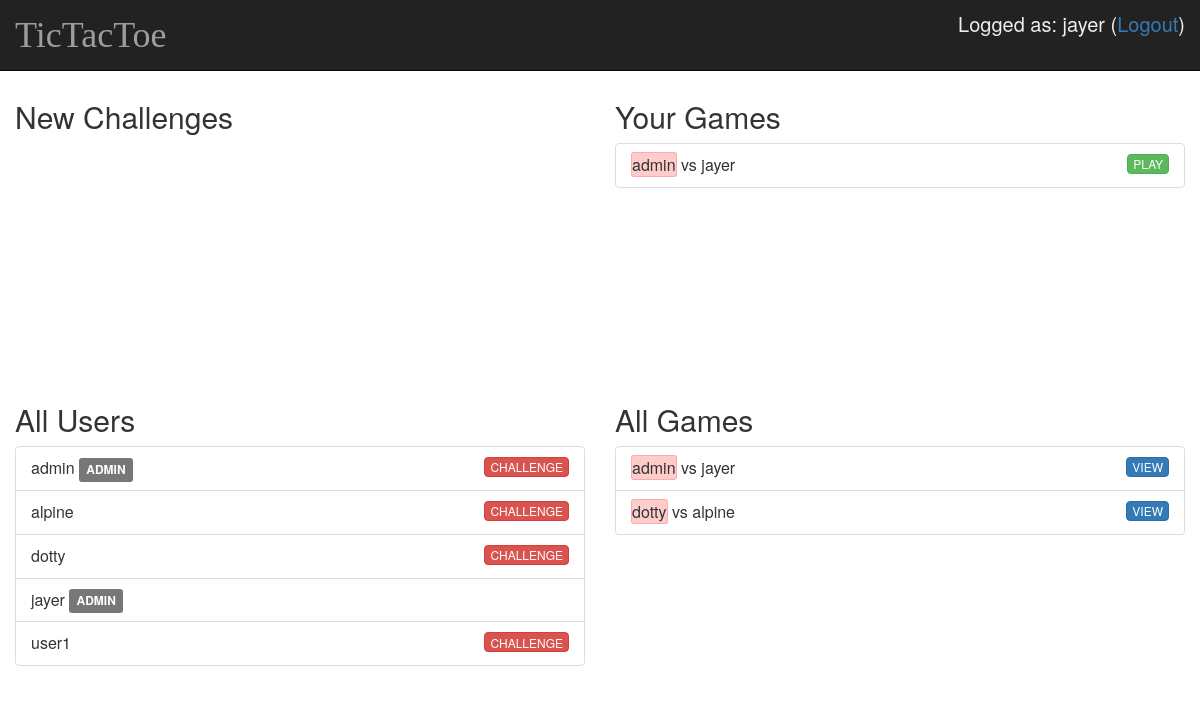
The page / (signed in) on the database as committed earlier.
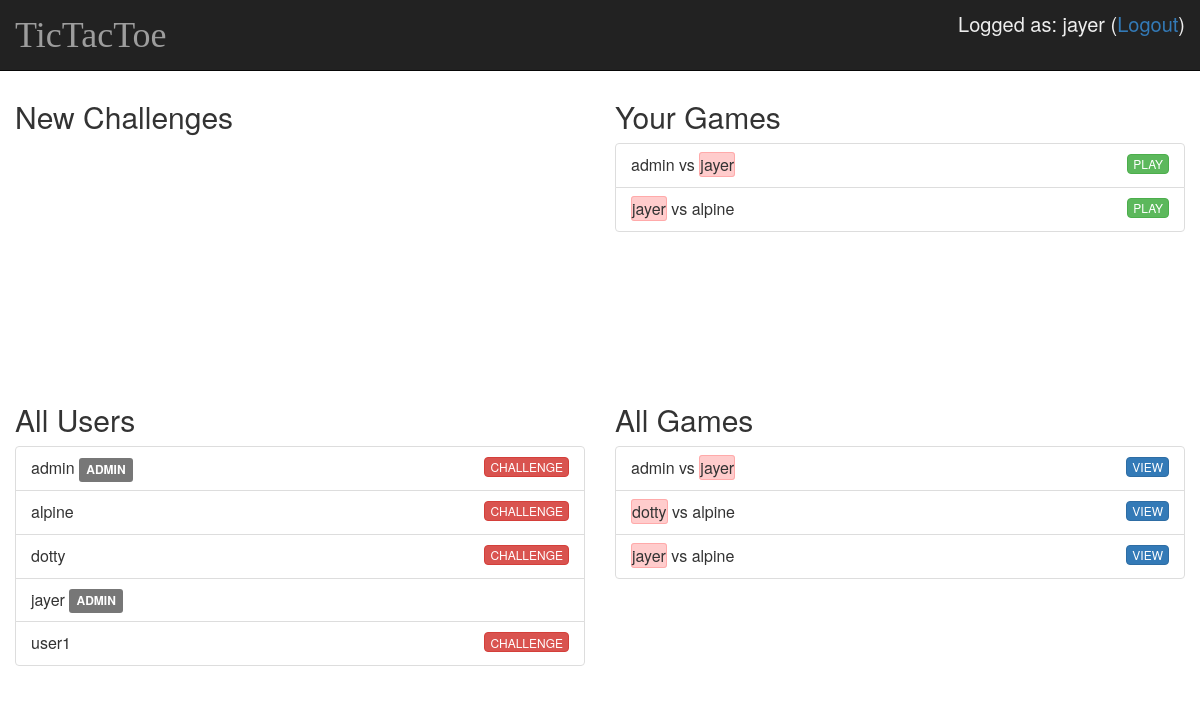
The same page on the database as committed later.
### tictactoe/models.py (models this page shows, shortened)
class Game(models.Model):
    id = models.AutoField(primary_key=True)
    user1 = models.ForeignKey('auth.User', related_name='+')
    user2 = models.ForeignKey('auth.User', related_name='+')
    user1_turn = models.BooleanField(default=True)
    state = models.CharField(max_length=36, default="____________________________________")
    created_date = models.DateTimeField(default=timezone.now)
    finished_date = models.DateTimeField(blank=True, null=True)
    outcome = models.IntegerField(default=-2)

### tictactoe/views.py (the view)
# urls.py: url(r'^$', views.main_page, name='main_page'),
def main_page(request):
    users = User.objects.all().order_by('username')
    challenges = Game.objects.filter(user2=request.user.pk).filter(outcome=-2).order_by('created_date')
    user_games = Game.objects.filter(Q(user1=request.user.pk) | Q(user2=request.user.pk)).filter(Q(outcome=-2) | Q(outcome=-1)).order_by('created_date')
    games = Game.objects.filter(Q(outcome=-2) | Q(outcome=-1)).order_by('created_date')[:64]
    return render(request, 'tictactoe/main_page.html', {'users': users, 'challenges': challenges, 'user_games': user_games, 'games': games})

### tictactoe/templates/tictactoe/main_page.html (shortened to what this page needs)
{% extends "tictactoe/base.html" %}
{% load staticfiles %}
{% block content %}
    <div>
		{% if user.is_authenticated %}
			<div class="row">
				<div class="list-scroll col-md-6">
					<h2>New Challenges</h2>
					<ul class="list-group" id='challenge_list'>
					</ul>
				</div>
				<div class="list-scroll col-md-6">
					<h2>Your Games</h2>
					<ul class="list-group" id='user_games_list'>
						{% for ug in user_games %}
							<li class="list-group-item">
								{% if ug.user1_turn %}
									<span class='highlight'>{{ug.user1}}</span> vs {{ug.user2}}
								{% else %}
									{{ug.user1}} vs <span class='highlight'>{{ug.user2}}</span>
								{% endif %}
								<button type="button" class="btn btn-success pull-right"
								onclick="window.location='/game/{{ ug.id }}';">PLAY</button>
							</li>
						{% endfor %}
					</ul>
				</div>
			</div>
		{% endif %}
		<div class="row">
			{% if user.is_authenticated %}
				<div class="list-scroll col-md-6">
					<h2>All Users</h2>
					<ul class="list-group" id='user_list'>
						{% for u in users %}
							<li class="list-group-item">
								{{ u.username }}
								{% if u.is_staff %}
									<span class="label label-default">ADMIN</span>
								{% endif %}
								{% if user != u %}
								<button type="button" class="btn btn-danger pull-right"
								onclick="window.location='/new_game/{{ u.pk }}';">CHALLENGE</button>
								{% endif %}
							</li>
						{% endfor %}
					</ul>
				</div>
			{% endif %}
			<div class="list-scroll col-md-6">
				<h2>All Games</h2>
				<ul class="list-group" id='games_list'>
					{% for g in games %}
						<li class="list-group-item">
							{% if g.user1_turn %}
								<span class='highlight'>{{g.user1}}</span> vs {{g.user2}}
							{% else %}
								{{g.user1}} vs <span class='highlight'>{{g.user2}}</span>
							{% endif %}
							<button type="button" class="btn btn-primary pull-right"
							onclick="window.location='/game/{{ g.id }}';">VIEW</button>
						</li>
					{% endfor %}
				</ul>
			</div>
		</div>
{% endblock %}

### tictactoe/templates/tictactoe/base.html (shortened to what this page needs)
{% load staticfiles %}
<html>
    <head>
		<link rel="stylesheet" href="https://maxcdn.bootstrapcdn.com/bootstrap/3.3.7/css/bootstrap.min.css">
		<link rel="stylesheet" href="{% static 'css/style.css' %}">
    </head>
    <body>
		<nav class="navbar navbar-default navbar-fixed-top navbar-inverse">
			<div class="container-fluid">
				<div class="navbar-header">
					<a class="navbar-brand" href="{% url 'main_page' %}">TicTacToe</a>
				</div>
				{% if user.is_authenticated %}
					<span class="label-logged pull-right">Logged as: {{ user.username }} (<a href="{% url 'logout' %}?next=/">Logout</a>)</span>
				{% else %}
					<a class="label-logged pull-right" href="{% url 'login' %}">Login</a>
					<span class="label-logged pull-right">/</span>
					<a class="label-logged pull-right" href="/newuser">Register</a>
				{% endif %}
			</div>
		</nav>
		<div class="page container">
			{% block content %}
			{% endblock %}
    </body>
</html>

### tictactoe/static/css/style.css (style rules this page uses)
.navbar-brand { font-size: 36px; font-family: 'Lobster'; }
.label-logged { font-size: 20px; color: #EEE; }
.navbar-fixed-top { padding: 10px 0px 10px 0px; }
.page { padding: 80px 0px 0px 0px; }
.list-group { overflow: auto; height: 220px; }
.list-group-item { font-size: 16px; }
.highlight { background: #FFCCCC; border: 1px solid #FFAAAA; border-radius: 3px; }
.btn { font-size: 12px; padding: 0px 5px 0px 5px; height: 20px; }

Rows that differ between the two databases and show on the page:
changed Game "admin": user1_turn True → False (drawn)
added Game: user1 "jayer", user2 "alpine"
